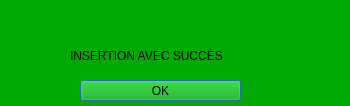
<?xml version="1.0" encoding="UTF-8"?>
<ui version="4.0">
 <class>ALERTE</class>
 <widget class="QDialog" name="ALERTE">
  <property name="geometry">
   <rect>
    <x>0</x>
    <y>0</y>
    <width>350</width>
    <height>106</height>
   </rect>
  </property>
  <property name="windowTitle">
   <string>Dialog</string>
  </property>
  <property name="styleSheet">
   <string notr="true">background-color: rgb(0, 170, 0);</string>
  </property>
  <widget class="QLabel" name="label">
   <property name="geometry">
    <rect>
     <x>70</x>
     <y>30</y>
     <width>241</width>
     <height>51</height>
    </rect>
   </property>
   <property name="styleSheet">
    <string notr="true">color: rgb(0, 0, 0);
font: 12pt &quot;Algerian&quot;;
font-size:bold;</string>
   </property>
   <property name="text">
    <string>INSERTION AVEC SUCCÈS</string>
   </property>
  </widget>
  <widget class="QPushButton" name="pushButton">
   <property name="geometry">
    <rect>
     <x>80</x>
     <y>80</y>
     <width>161</width>
     <height>21</height>
    </rect>
   </property>
   <property name="text">
    <string>OK</string>
   </property>
  </widget>
 </widget>
 <resources/>
 <connections/>
</ui>
